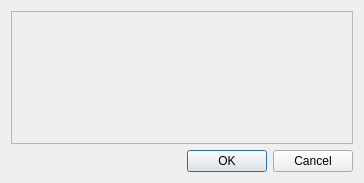
<?xml version="1.0" encoding="UTF-8"?>
<ui version="4.0">
 <class>qtCMBSceneObjectDuplicate</class>
 <widget class="QDialog" name="qtCMBSceneObjectDuplicate">
  <property name="geometry">
   <rect>
    <x>0</x>
    <y>0</y>
    <width>364</width>
    <height>183</height>
   </rect>
  </property>
  <property name="windowTitle">
   <string>Object Duplication Dialog</string>
  </property>
  <layout class="QGridLayout">
   <item row="1" column="0">
    <widget class="QDialogButtonBox" name="buttonBox">
     <property name="orientation">
      <enum>Qt::Horizontal</enum>
     </property>
     <property name="standardButtons">
      <set>QDialogButtonBox::Cancel|QDialogButtonBox::Ok</set>
     </property>
    </widget>
   </item>
   <item row="0" column="0">
    <widget class="QFrame" name="MainFrame">
     <property name="frameShape">
      <enum>QFrame::StyledPanel</enum>
     </property>
     <property name="frameShadow">
      <enum>QFrame::Raised</enum>
     </property>
     <layout class="QGridLayout">
      <property name="margin">
       <number>0</number>
      </property>
      <property name="spacing">
       <number>0</number>
      </property>
      <item row="0" column="0">
       <layout class="QGridLayout"/>
      </item>
     </layout>
    </widget>
   </item>
  </layout>
 </widget>
 <resources/>
 <connections>
  <connection>
   <sender>buttonBox</sender>
   <signal>accepted()</signal>
   <receiver>qtCMBSceneObjectDuplicate</receiver>
   <slot>accept()</slot>
   <hints>
    <hint type="sourcelabel">
     <x>248</x>
     <y>254</y>
    </hint>
    <hint type="destinationlabel">
     <x>157</x>
     <y>274</y>
    </hint>
   </hints>
  </connection>
  <connection>
   <sender>buttonBox</sender>
   <signal>rejected()</signal>
   <receiver>qtCMBSceneObjectDuplicate</receiver>
   <slot>reject()</slot>
   <hints>
    <hint type="sourcelabel">
     <x>316</x>
     <y>260</y>
    </hint>
    <hint type="destinationlabel">
     <x>286</x>
     <y>274</y>
    </hint>
   </hints>
  </connection>
 </connections>
</ui>
